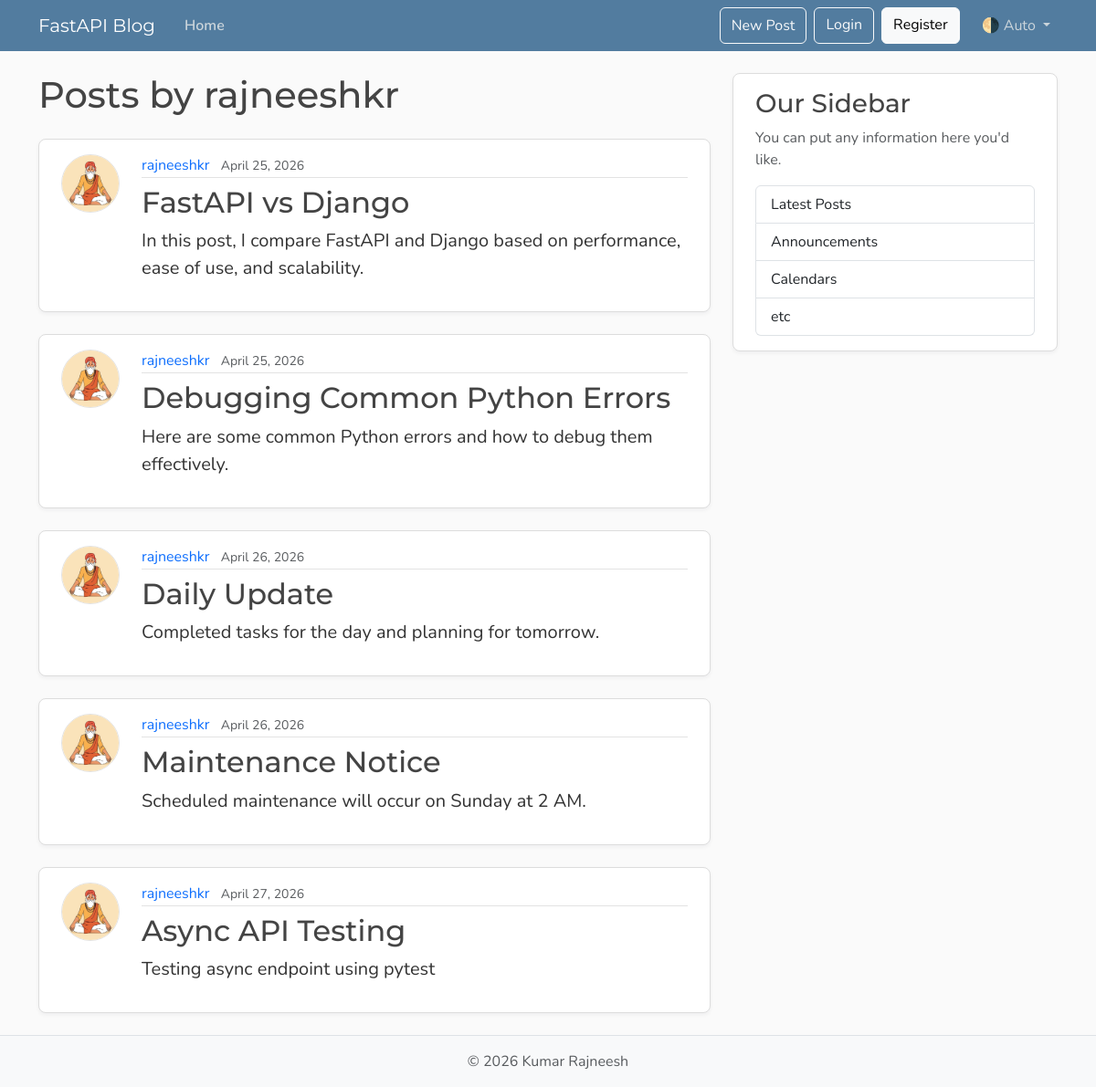
Before: /users/1/posts with the older database file.
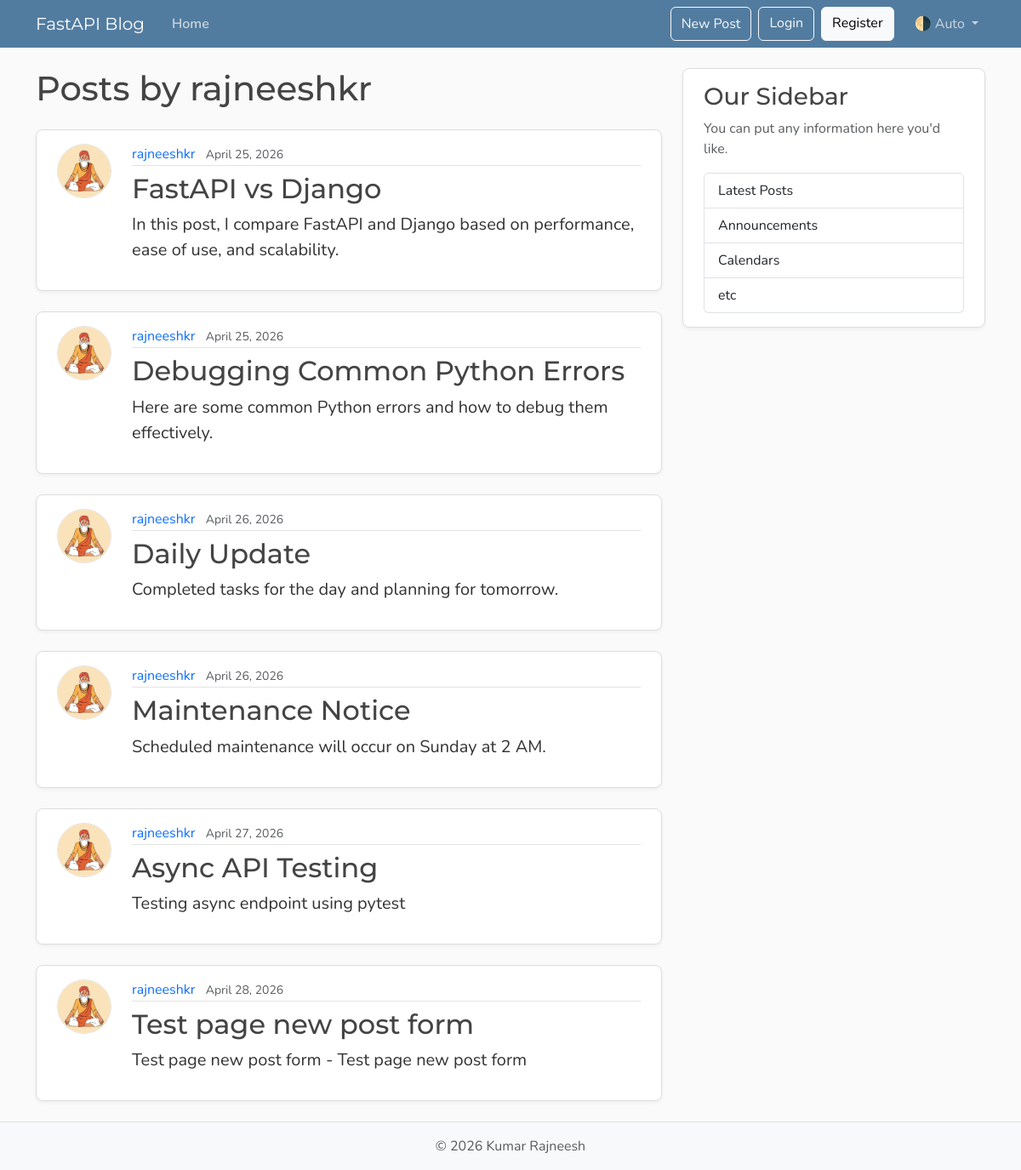
After: the same page with the newer database file.
### models.py (models this page shows, shortened)
class User(Base):
    __tablename__ = "users"
    id: Mapped[int] = mapped_column(Integer, primary_key=True, index=True)
    username: Mapped[str] = mapped_column(String(50), unique=True, nullable=False)
    email: Mapped[str] = mapped_column(String(120), unique=True, nullable=False)
    image_file: Mapped[str | None] = mapped_column(
        String(200),
        nullable=True,
        default=None,
    )
    posts: Mapped[list[Post]] = relationship(back_populates="author", cascade="all, delete-orphan")

class Post(Base):
    __tablename__ = "posts"
    id: Mapped[int] = mapped_column(Integer, primary_key=True, index=True)
    title: Mapped[str] = mapped_column(String(100), nullable=False)
    content: Mapped[str] = mapped_column(Text, nullable=False)
    user_id: Mapped[int] = mapped_column(
        ForeignKey("users.id"),
        nullable=False,
        index=True,
    )
    date_posted: Mapped[datetime] = mapped_column(
        DateTime(timezone=True),
        default=lambda: datetime.now(UTC),
    )
    author: Mapped[User] = relationship(back_populates="posts")

### main.py (the view)
@app.get("/users/{user_id}/posts", include_in_schema=False, name="user_posts")
async def user_posts_page(
    request: Request,
    user_id: int,
    db: Annotated[AsyncSession, Depends(get_db)],
):
    result = await db.execute(select(models.User).where(models.User.id == user_id))
    user = result.scalars().first()
    if not user:
        raise HTTPException(
            status_code=status.HTTP_404_NOT_FOUND,
            detail="User not found",
        )
    result = await db.execute(
        select(models.Post)
        .options(selectinload(models.Post.author))
        .where(models.Post.user_id == user_id),
    )
    posts = result.scalars().all()
    return templates.TemplateResponse(
        request,
        "user_posts.html",
        {"posts": posts, "user": user, "title": f"{user.username}'s Posts"},
    )

### templates/user_posts.html
{% extends "layout.html" %}
{% block content %}
  <h1 class="mb-4">Posts by {{ user.username }}</h1>
  {% for post in posts %}
    <article class="content-section py-3 px-4 mb-4">
      <div class="d-flex align-items-start gap-4">
        <img class="rounded-circle article-img flex-shrink-0"
             src="{{ post.author.image_path }}"
             alt="{{ post.author.username }}'s profile picture"
             width="64"
             height="64"
             loading="lazy">
        <div class="flex-grow-1">
          <div class="article-metadata mb-2">
            <a class="me-2"
               href="{{ url_for('user_posts', user_id=post.author.id) }}">{{ post.author.username }}</a>
            <small class="text-body-secondary">{{ post.date_posted.strftime("%B %d, %Y") }}</small>
          </div>
          <h2>
            <a class="article-title"
               href="{{ url_for('post_page', post_id=post.id) }}">{{ post.title }}</a>
          </h2>
          <p class="article-content">{{ post.content }}</p>
        </div>
      </div>
    </article>
  {% else %}
    <p class="text-body-secondary">No posts by this user yet.</p>
  {% endfor %}
{% endblock content %}

### templates/layout.html (shortened to what this page needs)
<!DOCTYPE html>
<html lang="en">
  <head>
    <link href="https://cdn.jsdelivr.net/npm/bootstrap@5.3.8/dist/css/bootstrap.min.css"
          rel="stylesheet"
>
    <link rel="stylesheet"
      type="text/css"
      href="{{ url_for('static', path='css/main.css') }}">
  </head>
  <body class="d-flex flex-column min-vh-100">
    <header class="site-header">
      <nav class="navbar navbar-expand-md bg-steel fixed-top"
           data-bs-theme="dark">
        <div class="container">
          <a class="navbar-brand me-4" href="{{ url_for('home') }}">FastAPI Blog</a>
          <div class="collapse navbar-collapse" id="navbarToggle">
            <div class="navbar-nav me-auto">
              <a class="nav-link active" aria-current="page" href="{{ url_for('home') }}">Home</a>
            </div>
            <div class="navbar-nav">
              <button class="btn btn-outline-light mb-2 mb-md-0 me-md-2"
                      type="button"
                      data-bs-toggle="modal"
                      data-bs-target="#createPostModal">New Post</button>
              <a class="btn btn-outline-light mb-2 mb-md-0 me-md-2" href="#">Login</a>
              <a class="btn btn-light mb-2 mb-md-0 me-md-3" href="#">Register</a>
              <div class="nav-item dropdown">
                <a class="nav-link dropdown-toggle"
                   href="#"
                   role="button"
                   id="bd-theme"
                   data-bs-toggle="dropdown"
                   aria-expanded="false">
                  <span id="bd-theme-text">🌗 Auto</span>
                </a>
              </div>
            </div>
          </div>
        </div>
      </nav>
    </header>
    <main role="main" class="container">
      <div class="row">
        <div class="col-md-8">
          {% block content %}
          {% endblock content %}
        </div>
        <aside class="col-md-4">
          <div class="content-section py-3 px-4 mb-4">
            <h3>Our Sidebar</h3>
            <p class="text-body-secondary">You can put any information here you'd like.</p>
            <ul class="list-group">
              <li class="list-group-item">Latest Posts</li>
              <li class="list-group-item">Announcements</li>
              <li class="list-group-item">Calendars</li>
              <li class="list-group-item">etc</li>
            </ul>
          </div>
        </aside>
      </div>
    </main>
    <footer class="mt-auto py-3 bg-body-tertiary border-top">
      <div class="container text-center">
        <p class="text-body-secondary mb-0">
          © <span id="year"></span> Kumar Rajneesh
        </p>
      </div>
    </footer>
  </body>
</html>

### static/css/main.css (style rules this page uses)
:root { --font-heading: "Montserrat", system-ui, -apple-system, BlinkMacSystemFont, sans-serif; --font-body: "Nunito", system-ui, -apple-system, BlinkMacSystemFont, sans-serif; --color-bg-body: #fafafa; --color-bg-content: #ffffff; --color-text-primary: #333333; --color-text-heading: #444444; --color-steel: #527c9f; --color-nav-link: #cbd5db; --color-nav-link-hover: #ffffff; --color-link-hover: #428bca; --color-border: #dddddd; --color-border-light: #e3e3e3; --spacing-xl: 5rem; --article-img-size: 4rem; --account-img-size: 7.813rem; }
body { font-family: var(--font-body); background: var(--color-bg-body); color: var(--color-text-primary); }
main { padding-top: var(--spacing-xl); }
h1, h2, h3, h4, h5, h6 { font-family: var(--font-heading); color: var(--color-text-heading); }
.navbar-brand { font-family: var(--font-heading); }
a { text-decoration: none; }
.bg-steel { background-color: var(--color-steel); }
.site-header .navbar-nav .nav-link { color: var(--color-nav-link); transition: color 0.2s ease-in-out; }
.site-header .navbar-nav .nav-link.active { font-weight: 600; }
.content-section { background: var(--color-bg-content); border: 1px solid var(--color-border); border-radius: 0.5rem; box-shadow: 0 2px 4px rgba(15, 23, 42, 0.05); transition: box-shadow 0.15s ease, transform 0.15s ease, border-color 0.15s ease; }
.article-title { color: var(--color-text-heading); transition: color 0.2s ease-in-out; }
.article-content { white-space: pre-line; font-size: 1.25rem; }
.article-img { height: var(--article-img-size); width: var(--article-img-size); flex-shrink: 0; object-fit: cover; border: 1px solid var(--color-border-light); box-shadow: 0 0 0 2px var(--color-bg-content); }
.article-metadata { padding-bottom: 0.063rem; border-bottom: 1px solid var(--color-border-light); }
.article-metadata a { transition: color 0.2s ease-in-out; }
[data-bs-theme="dark"] { --color-bg-body: #1a1a1a; --color-bg-content: #2d2d2d; --color-text-primary: #e0e0e0; --color-text-heading: #f0f0f0; --color-border: #404040; --color-border-light: #4a4a4a; }

Changed rows visible on the page:
added Post: author.username "rajneeshkr", date_posted "April 28, 2026", title "Test page new post form", content "Test page new post form - Test page new post form"
